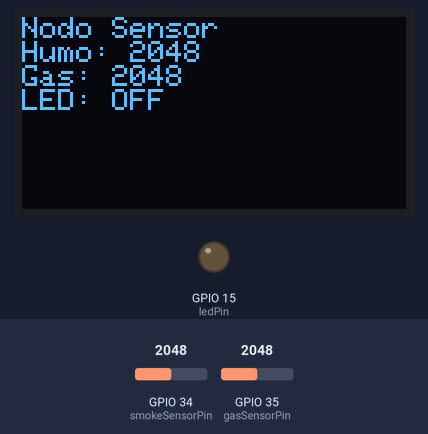
Recording of a sketch running on a simulated ESP32. On the bench: 128×64 one-colour display, output pins drawn as LEDs (lit = HIGH). The test bench sets the inputs (shaded band); at power-on: GPIO 34 (smokeSensorPin) = 2048, GPIO 35 (gasSensorPin) = 2048. No radio packets arrive unless stated; what the sketch prints to the serial monitor is not drawn.

Above: at 1.3 s.
1.4 s: GPIO 34 (smokeSensorPin) set to 2866
At 5.7 s:
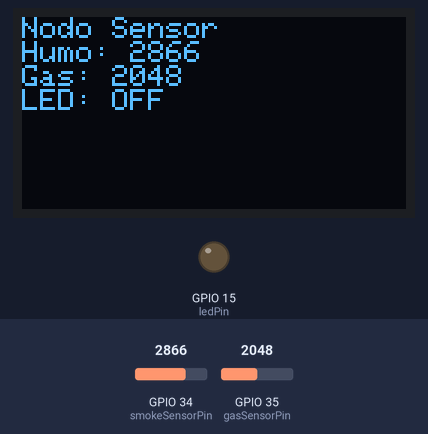
6.7 s: GPIO 35 (gasSensorPin) set to 2866
At 11.5 s:
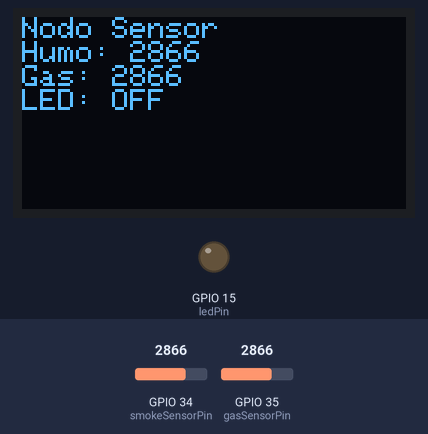
11.8 s: GPIO 34 (smokeSensorPin) set to 3040
At 16.1 s:
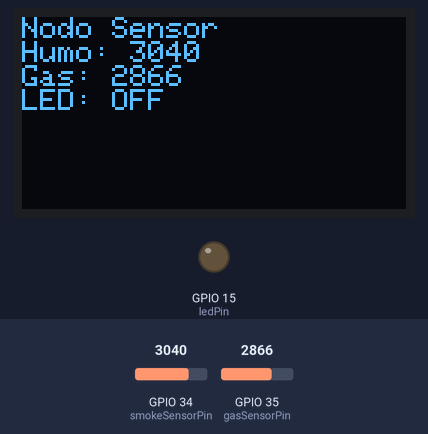
16.9 s: GPIO 35 (gasSensorPin) set to 3040
At 21.8 s:
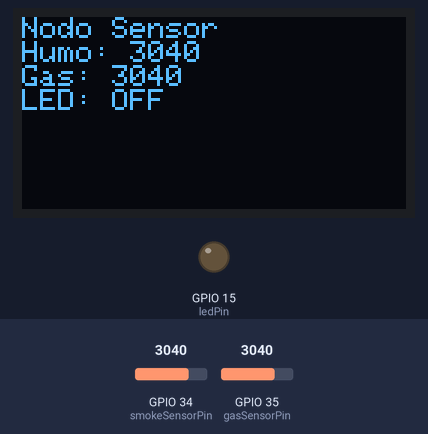
23.5 s: GPIO 34 (smokeSensorPin) set to 2960
At 26.3 s:
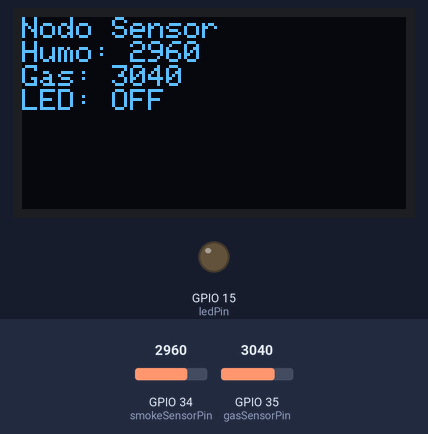
Timing chart, 0 to 26.5 s (numbered marks = the images above; inputs shaded):
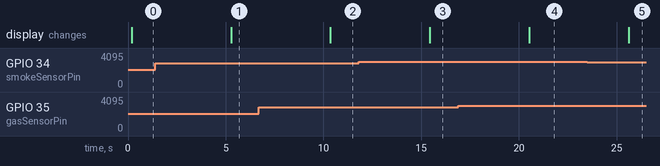

The sketch:

cliente.ino
```cpp
#include <SPI.h>
#include <LoRa.h>
#include <Wire.h>
#include <Adafruit_GFX.h>
#include <Adafruit_SSD1306.h>

// ---------------------------
// Configuración de la pantalla OLED
// ---------------------------
#define SCREEN_WIDTH 128
#define SCREEN_HEIGHT 64
#define OLED_RESET -1 // Espacio corregido
Adafruit_SSD1306 display(SCREEN_WIDTH, SCREEN_HEIGHT, &Wire, OLED_RESET);

// ---------------------------
// Configuración de pines para LoRa (TTGO LORA32)
// ---------------------------
#define SS_PIN    18
#define RST_PIN   14
#define DIO0_PIN  26

const long frequency = 915E6;

// ---------------------------
// Pines de sensores y actuadores
// ---------------------------
const int smokeSensorPin = 34;  // Sensor de humo
const int gasSensorPin = 35;    // Sensor de gas
const int ledPin = 15;          // LED de salida

String lastCommand = "OFF"; // Guarda el último estado del LED

void setup() {
  Serial.begin(115200);
  pinMode(ledPin, OUTPUT);
  digitalWrite(ledPin, LOW);

  // Inicialización de la pantalla OLED
  if (!display.begin(SSD1306_SWITCHCAPVCC, 0x3C)) {
    Serial.println("Error al iniciar la pantalla OLED");
    while (true);
  }
  display.clearDisplay();
  display.setTextSize(1);
  display.setTextColor(SSD1306_WHITE);
  display.setCursor(0, 0);
  display.println("Nodo Sensor Starting...");
  display.display();

  // Inicialización de LoRa
  LoRa.setPins(SS_PIN, RST_PIN, DIO0_PIN);
  if (!LoRa.begin(frequency)) {
    Serial.println("Fallo al iniciar LoRa!");
    display.println("LoRa fallo!");
    display.display();
    while (true);
  }
  Serial.println("LoRa iniciado correctamente");
  display.println("LoRa iniciado");
  display.display();
}

void loop() {
  // 1. LEER SENSORES Y ENVIAR
  int smokeValue = analogRead(smokeSensorPin);
  int gasValue = analogRead(gasSensorPin);
  String message = "H:" + String(smokeValue) + ",G:" + String(gasValue);

  LoRa.beginPacket();
  LoRa.print(message);
  LoRa.endPacket();
  Serial.print("Mensaje enviado: ");
  Serial.println(message);

  // 2. MOSTRAR EN OLED
  display.clearDisplay();
  display.setCursor(0, 0);
  display.println("Nodo Sensor");
  display.print("Humo: ");
  display.println(smokeValue);
  display.print("Gas: ");
  display.println(gasValue);
  display.print("LED: ");
  display.println(lastCommand);
  display.display();

  // 3. ESPERAR Y ESCUCHAR COMANDO LED
  Serial.println("Esperando comandos LED...");
  unsigned long start = millis();
  bool commandReceived = false;

  while (millis() - start < 3000) { // Esperar hasta 3 segundos por comando
    int packetSize = LoRa.parsePacket();
    if (packetSize) {
      String incoming = "";
      while (LoRa.available()) {
        incoming += (char)LoRa.read();
      }

      Serial.print("Comando recibido: ");
      Serial.println(incoming);

      if (incoming.startsWith("LED:")) {
        String command = incoming.substring(4);
        command.trim();
        command.toLowerCase();

        if (command == "on") {
          digitalWrite(ledPin, HIGH);
          lastCommand = "ON";
          Serial.println("LED ENCENDIDO");
        } else if (command == "off") {
          digitalWrite(ledPin, LOW);
          lastCommand = "OFF";
          Serial.println("LED APAGADO");
        } else {
          Serial.println("Comando LED no reconocido");
        }

        commandReceived = true;
        break;
      }
    }
  }

  if (!commandReceived) {
    Serial.println("No se recibió comando LED");
  }

  delay(2000); // Tiempo entre ciclos
}
```

Measured:
- after the input at 1.4 s, the display: changes after 3.9 s (image 1)
- after the input at 6.7 s, the display: changes after 3.7 s (image 2)
- after the input at 11.8 s, the display: changes after 3.6 s (image 3)
- after the input at 16.9 s, the display: changes after 3.6 s (image 4)
- after the input at 23.5 s, the display: changes after 2.1 s (image 5)
